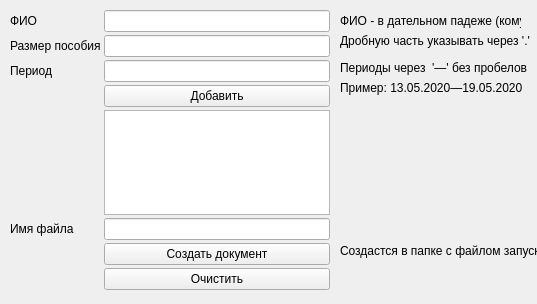
<?xml version="1.0" encoding="UTF-8"?>
<ui version="4.0">
 <class>MainWindow</class>
 <widget class="QMainWindow" name="MainWindow">
  <property name="geometry">
   <rect>
    <x>0</x>
    <y>0</y>
    <width>537</width>
    <height>304</height>
   </rect>
  </property>
  <property name="windowTitle">
   <string>MainWindow</string>
  </property>
  <widget class="QWidget" name="centralwidget">
   <widget class="QWidget" name="gridLayoutWidget">
    <property name="geometry">
     <rect>
      <x>10</x>
      <y>10</y>
      <width>320</width>
      <height>280</height>
     </rect>
    </property>
    <layout class="QFormLayout" name="formLayout">
     <property name="horizontalSpacing">
      <number>3</number>
     </property>
     <property name="verticalSpacing">
      <number>3</number>
     </property>
     <item row="0" column="0">
      <widget class="QLabel" name="label">
       <property name="text">
        <string>ФИО</string>
       </property>
      </widget>
     </item>
     <item row="0" column="1">
      <widget class="QLineEdit" name="lineEdit_fio"/>
     </item>
     <item row="2" column="0">
      <widget class="QLabel" name="label_2">
       <property name="text">
        <string>Период</string>
       </property>
      </widget>
     </item>
     <item row="2" column="1">
      <widget class="QLineEdit" name="lineEdit_date"/>
     </item>
     <item row="3" column="1">
      <widget class="QPushButton" name="btnSetDate">
       <property name="text">
        <string>Добавить</string>
       </property>
      </widget>
     </item>
     <item row="5" column="1">
      <widget class="QTextBrowser" name="textBrowser"/>
     </item>
     <item row="7" column="1">
      <widget class="QPushButton" name="btnCreateDoc">
       <property name="text">
        <string>Создать документ</string>
       </property>
      </widget>
     </item>
     <item row="8" column="1">
      <widget class="QPushButton" name="btnClear">
       <property name="text">
        <string>Очистить</string>
       </property>
      </widget>
     </item>
     <item row="6" column="1">
      <widget class="QLineEdit" name="lineEdit_sum_2"/>
     </item>
     <item row="6" column="0">
      <widget class="QLabel" name="label_4">
       <property name="text">
        <string>Имя файла</string>
       </property>
      </widget>
     </item>
     <item row="1" column="1">
      <widget class="QLineEdit" name="lineEdit_sum"/>
     </item>
     <item row="1" column="0">
      <widget class="QLabel" name="label_3">
       <property name="text">
        <string>Размер пособия</string>
       </property>
      </widget>
     </item>
    </layout>
   </widget>
   <widget class="QLabel" name="label_5">
    <property name="geometry">
     <rect>
      <x>340</x>
      <y>10</y>
      <width>181</width>
      <height>21</height>
     </rect>
    </property>
    <property name="text">
     <string>ФИО - в дательном падеже (кому?)</string>
    </property>
   </widget>
   <widget class="QLabel" name="label_6">
    <property name="geometry">
     <rect>
      <x>340</x>
      <y>30</y>
      <width>191</width>
      <height>21</height>
     </rect>
    </property>
    <property name="text">
     <string>Дробную часть указывать через '.'</string>
    </property>
   </widget>
   <widget class="QLabel" name="label_7">
    <property name="geometry">
     <rect>
      <x>340</x>
      <y>60</y>
      <width>191</width>
      <height>16</height>
     </rect>
    </property>
    <property name="text">
     <string>Периоды через  '—' без пробелов</string>
    </property>
   </widget>
   <widget class="QLabel" name="label_8">
    <property name="geometry">
     <rect>
      <x>340</x>
      <y>80</y>
      <width>221</width>
      <height>16</height>
     </rect>
    </property>
    <property name="text">
     <string>Пример: 13.05.2020—19.05.2020</string>
    </property>
   </widget>
   <widget class="QLabel" name="label_9">
    <property name="geometry">
     <rect>
      <x>340</x>
      <y>240</y>
      <width>211</width>
      <height>21</height>
     </rect>
    </property>
    <property name="text">
     <string>Создастся в папке с файлом запуска</string>
    </property>
   </widget>
  </widget>
 </widget>
 <resources/>
 <connections/>
</ui>
